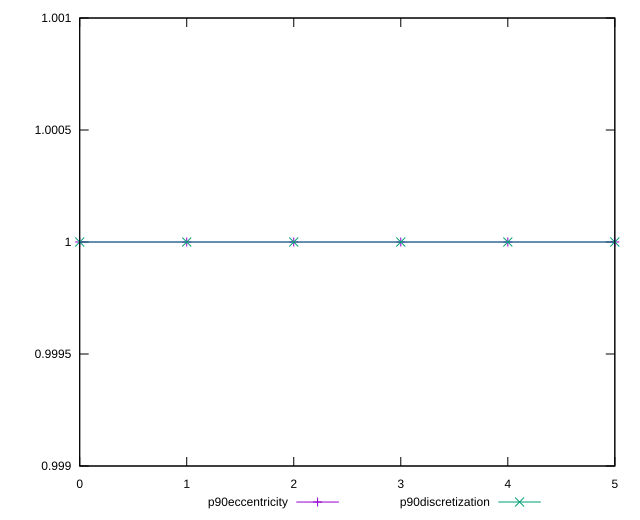

Recreate this plot in gnuplot.
reset

$p90Eccentricity <<EOF
0 1
1 1.0000000000000002
2 1.0000000000000002
3 1
4 0.9999999999999999
5 1.0000000000000004
EOF

$p90Discretization <<EOF
0 1
1 1
2 1
3 1
4 1
5 1
EOF

set key outside below
set xrange [0:5]
set yrange [0.9989999999999999:1.0010000000000003]
set trange [0.9989999999999999:1.0010000000000003]
set terminal svg size 640, 520 enhanced background rgb 'white'
set output "reprap/interactive/progression/eccentricity.svg"

plot $p90Eccentricity title "p90eccentricity" with linespoints, \
     $p90Discretization title "p90discretization" with linespoints

reset
